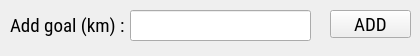
<?xml version="1.0" encoding="UTF-8"?>
<ui version="4.0">
 <class>MainWindow</class>
 <widget class="QMainWindow" name="MainWindow">
  <property name="geometry">
   <rect>
    <x>0</x>
    <y>0</y>
    <width>420</width>
    <height>56</height>
   </rect>
  </property>
  <property name="minimumSize">
   <size>
    <width>420</width>
    <height>56</height>
   </size>
  </property>
  <property name="maximumSize">
   <size>
    <width>420</width>
    <height>56</height>
   </size>
  </property>
  <property name="windowTitle">
   <string>MainWindow</string>
  </property>
  <widget class="QWidget" name="centralwidget">
   <widget class="QLabel" name="label">
    <property name="geometry">
     <rect>
      <x>10</x>
      <y>10</y>
      <width>131</width>
      <height>31</height>
     </rect>
    </property>
    <property name="font">
     <font>
      <family>Roboto Condensed</family>
      <pointsize>14</pointsize>
     </font>
    </property>
    <property name="text">
     <string>Add goal (km) : </string>
    </property>
   </widget>
   <widget class="QLineEdit" name="lineEdit_input">
    <property name="geometry">
     <rect>
      <x>130</x>
      <y>10</y>
      <width>181</width>
      <height>31</height>
     </rect>
    </property>
    <property name="font">
     <font>
      <family>Roboto Condensed</family>
      <pointsize>14</pointsize>
     </font>
    </property>
    <property name="text">
     <string/>
    </property>
   </widget>
   <widget class="QPushButton" name="pushButton_add_goal">
    <property name="geometry">
     <rect>
      <x>330</x>
      <y>10</y>
      <width>81</width>
      <height>28</height>
     </rect>
    </property>
    <property name="minimumSize">
     <size>
      <width>81</width>
      <height>28</height>
     </size>
    </property>
    <property name="maximumSize">
     <size>
      <width>81</width>
      <height>16777215</height>
     </size>
    </property>
    <property name="font">
     <font>
      <family>Roboto Condensed</family>
      <pointsize>14</pointsize>
     </font>
    </property>
    <property name="text">
     <string>ADD</string>
    </property>
   </widget>
  </widget>
 </widget>
 <resources/>
 <connections/>
</ui>
